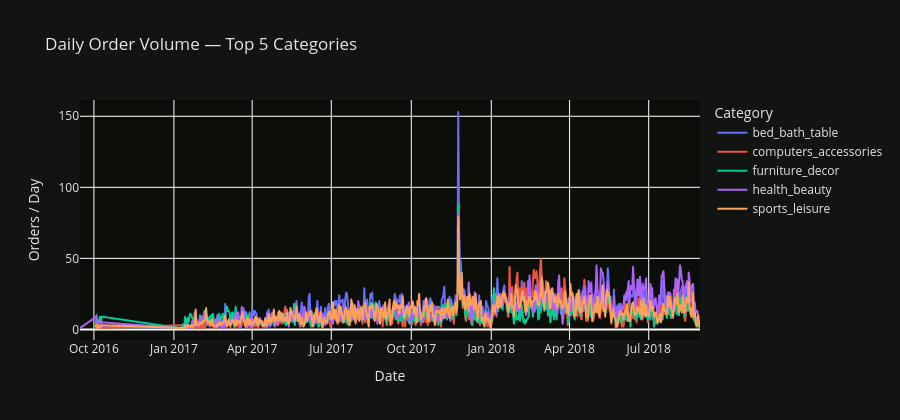

Notebook cell for this chart:
### Markdown cell above
## 3. Visualise Raw Daily Series

### Code cell
fig = px.line(
    daily, x='date', y='n_orders',
    color='category_english',
    title='Daily Order Volume — Top 5 Categories',
    labels={'date': 'Date', 'n_orders': 'Orders / Day', 'category_english': 'Category'}
)
fig.update_layout(
    height=420,
    plot_bgcolor='#0c0e0a', paper_bgcolor='#111410',
    font=dict(color='#e4e8e0')
)
fig.show()

# Black Friday spike check
bf_date = '2017-11-24'
bf_orders = daily_total[daily_total['date'] == bf_date]['n_orders'].values
avg_orders = daily_total['n_orders'].mean()
if len(bf_orders):
    print(f'Black Friday {bf_date}: {bf_orders[0]} orders ({bf_orders[0]/avg_orders:.1f}x average)')

### Figure 1 — Plotly figure (JSON) as saved in the notebook; plotly's stock layout.template omitted (floating-point values rounded to 4 significant figures; data arrays with more than 128 entries replaced by an {"elided": "..."} marker saying what was removed)
{"data": [{"hovertemplate": "Category=bed_bath_table<br>Date=%{x}<br>Orders / Day=%{y}<extra></extra>", "legendgroup": "bed_bath_table", "line": {"color": "#636efa", "dash": "solid"}, "marker": {"symbol": "circle"}, "mode": "lines", "name": "bed_bath_table", "showlegend": true, "type": "scattergl", "x": {"elided": "597 str values"}, "xaxis": "x", "y": {"elided": "597 int values"}, "yaxis": "y"}, {"hovertemplate": "Category=computers_accessories<br>Date=%{x}<br>Orders / Day=%{y}<extra></extra>", "legendgroup": "computers_accessories", "line": {"color": "#EF553B", "dash": "solid"}, "marker": {"symbol": "circle"}, "mode": "lines", "name": "computers_accessories", "showlegend": true, "type": "scattergl", "x": {"elided": "592 str values"}, "xaxis": "x", "y": {"elided": "592 int values"}, "yaxis": "y"}, {"hovertemplate": "Category=furniture_decor<br>Date=%{x}<br>Orders / Day=%{y}<extra></extra>", "legendgroup": "furniture_decor", "line": {"color": "#00cc96", "dash": "solid"}, "marker": {"symbol": "circle"}, "mode": "lines", "name": "furniture_decor", "showlegend": true, "type": "scattergl", "x": {"elided": "604 str values"}, "xaxis": "x", "y": {"elided": "604 int values"}, "yaxis": "y"}, {"hovertemplate": "Category=health_beauty<br>Date=%{x}<br>Orders / Day=%{y}<extra></extra>", "legendgroup": "health_beauty", "line": {"color": "#ab63fa", "dash": "solid"}, "marker": {"symbol": "circle"}, "mode": "lines", "name": "health_beauty", "showlegend": true, "type": "scattergl", "x": {"elided": "602 str values"}, "xaxis": "x", "y": {"elided": "602 int values"}, "yaxis": "y"}, {"hovertemplate": "Category=sports_leisure<br>Date=%{x}<br>Orders / Day=%{y}<extra></extra>", "legendgroup": "sports_leisure", "line": {"color": "#FFA15A", "dash": "solid"}, "marker": {"symbol": "circle"}, "mode": "lines", "name": "sports_leisure", "showlegend": true, "type": "scattergl", "x": {"elided": "603 str values"}, "xaxis": "x", "y": {"elided": "603 int values"}, "yaxis": "y"}], "layout": {"font": {"color": "#e4e8e0"}, "height": 420, "legend": {"title": {"text": "Category"}, "tracegroupgap": 0}, "paper_bgcolor": "#111410", "plot_bgcolor": "#0c0e0a", "title": {"text": "Daily Order Volume — Top 5 Categories"}, "xaxis": {"anchor": "y", "domain": [0, 1], "title": {"text": "Date"}}, "yaxis": {"anchor": "x", "domain": [0, 1], "title": {"text": "Orders / Day"}}}}
